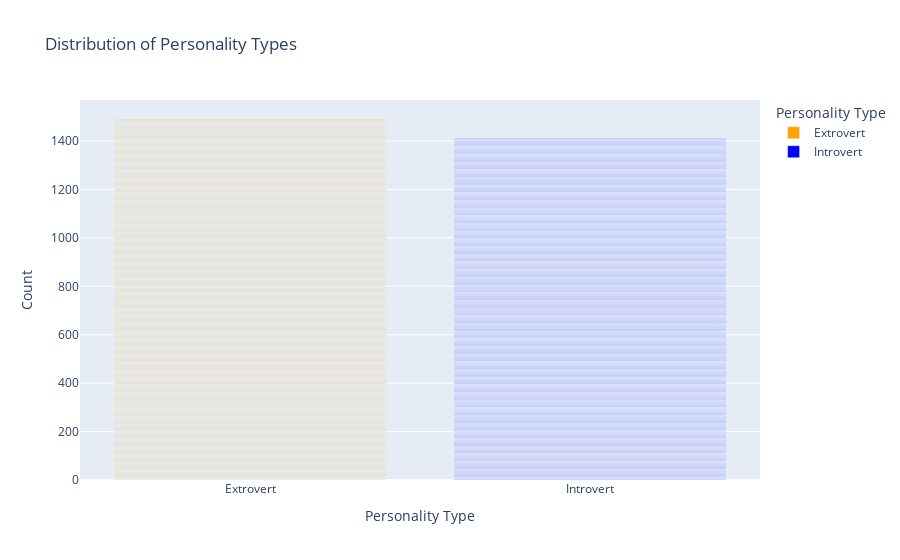

Notebook code cell kept with this figure:
### Markdown cell above
### Distribution of Personality Types

### Code cell
# Assuming 'df' is your DataFrame after loading the dataset
fig = px.bar(df, x='Personality', title='Distribution of Personality Types',
             labels={'Personality': 'Personality Type', 'count': 'Number of Individuals'},
             color='Personality', # Color bars by personality type
             color_discrete_map={'Introvert': 'blue', 'Extrovert': 'orange'})
fig.update_layout(xaxis_title="Personality Type", yaxis_title="Count")
fig.show();

### Figure 1 — Plotly figure (JSON) as saved in the notebook; plotly's stock layout.template omitted (floating-point values rounded to 4 significant figures; data arrays with more than 128 entries replaced by an {"elided": "..."} marker saying what was removed)
{"data": [{"hovertemplate": "Personality Type=%{x}<br>Number of Individuals=%{y}<extra></extra>", "legendgroup": "Extrovert", "marker": {"color": "orange", "pattern": {"shape": ""}}, "name": "Extrovert", "orientation": "v", "showlegend": true, "textposition": "auto", "type": "bar", "x": {"elided": "1491 str values"}, "xaxis": "x", "y": {"elided": "1491 int values"}, "yaxis": "y"}, {"hovertemplate": "Personality Type=%{x}<br>Number of Individuals=%{y}<extra></extra>", "legendgroup": "Introvert", "marker": {"color": "blue", "pattern": {"shape": ""}}, "name": "Introvert", "orientation": "v", "showlegend": true, "textposition": "auto", "type": "bar", "x": {"elided": "1409 str values"}, "xaxis": "x", "y": {"elided": "1409 int values"}, "yaxis": "y"}], "layout": {"barmode": "relative", "legend": {"title": {"text": "Personality Type"}, "tracegroupgap": 0}, "title": {"text": "Distribution of Personality Types"}, "xaxis": {"anchor": "y", "categoryarray": ["Extrovert", "Introvert"], "categoryorder": "array", "domain": [0, 1], "title": {"text": "Personality Type"}}, "yaxis": {"anchor": "x", "domain": [0, 1], "title": {"text": "Count"}}}}
